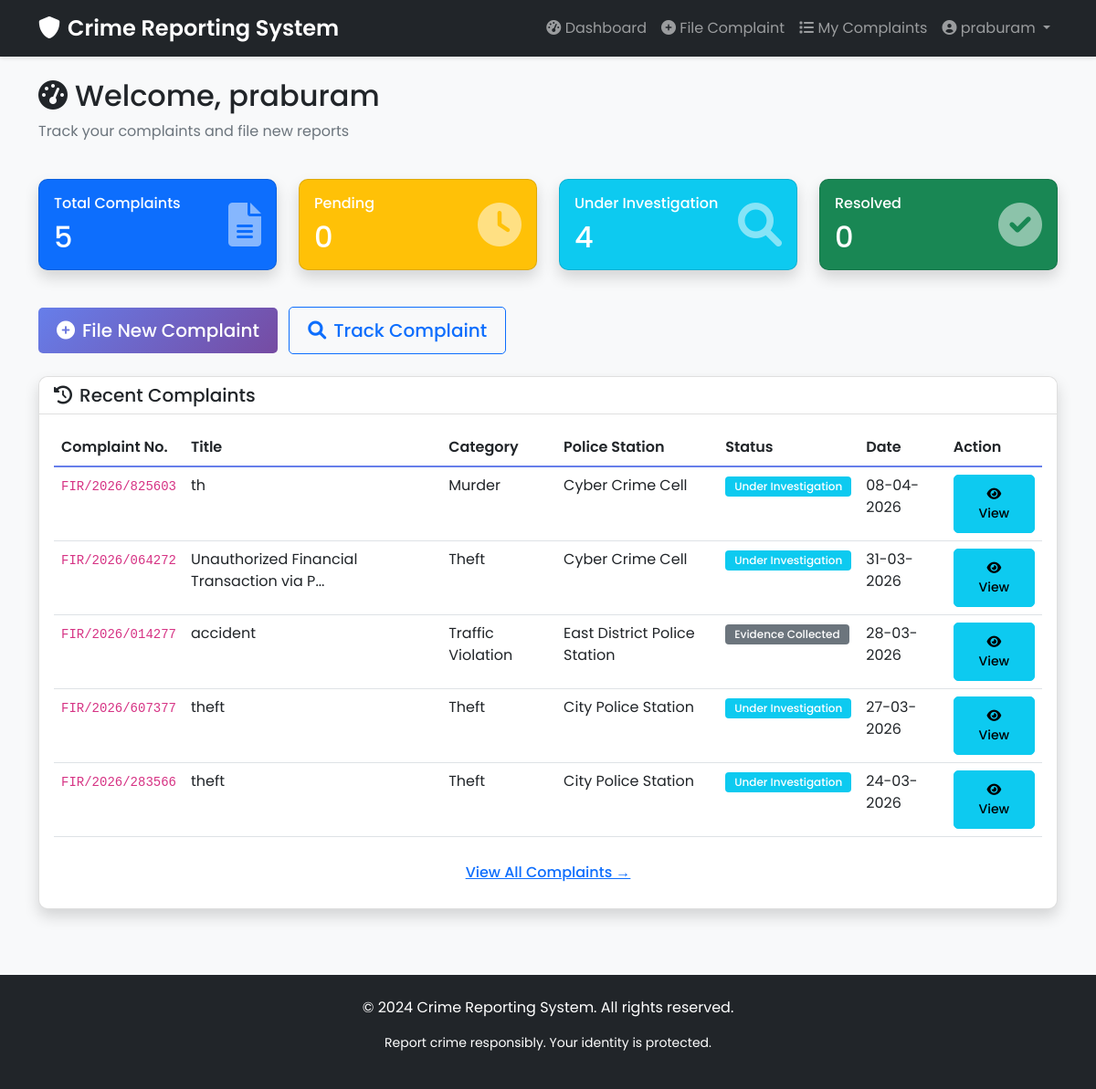
The page /dashboard (signed in) on the database its author committed.
### app/models.py (models this page shows, shortened)
class User(UserMixin, db.Model):
    id = db.Column(db.Integer, primary_key=True)
    username = db.Column(db.String(80), unique=True, nullable=False)
    email = db.Column(db.String(120), unique=True, nullable=False)
    password_hash = db.Column(db.String(200), nullable=False)
    full_name = db.Column(db.String(100))
    phone = db.Column(db.String(20))
    aadhar_number = db.Column(db.String(12), unique=True)
    is_admin = db.Column(db.Boolean, default=False)
    is_active = db.Column(db.Boolean, default=True)
    created_at = db.Column(db.DateTime, default=datetime.utcnow)
    reports = db.relationship('Report', backref='complainant', lazy=True)

class Report(db.Model):
    id = db.Column(db.Integer, primary_key=True)
    complaint_number = db.Column(db.String(20), unique=True, nullable=False)
    user_id = db.Column(db.Integer, db.ForeignKey('user.id'), nullable=False)
    title = db.Column(db.String(200), nullable=False)
    description = db.Column(db.Text, nullable=False)
    crime_category = db.Column(db.String(50), nullable=False)
    incident_date = db.Column(db.DateTime, nullable=False)
    incident_location = db.Column(db.String(200), nullable=False)
    police_station = db.Column(db.String(100), nullable=False)
    evidence_file = db.Column(db.String(200))
    status = db.Column(db.String(20), default='Pending')
    status_updated_at = db.Column(db.DateTime, default=datetime.utcnow)
    assigned_officer = db.Column(db.String(100))
    created_at = db.Column(db.DateTime, default=datetime.utcnow)
    updated_at = db.Column(db.DateTime, default=datetime.utcnow, onupdate=datetime.utcnow)
    admin_remarks = db.Column(db.Text)

### app/routes/user.py (the view)
@bp.route('/dashboard')
@login_required
def dashboard():
    if current_user.is_admin:
        return redirect(url_for('admin.dashboard'))
    recent_reports = Report.query.filter_by(user_id=current_user.id).order_by(Report.created_at.desc()).limit(5).all()
    total_reports = Report.query.filter_by(user_id=current_user.id).count()
    pending_count = Report.query.filter_by(user_id=current_user.id, status='Pending').count()
    investigating_count = Report.query.filter_by(user_id=current_user.id, status='Under Investigation').count()
    resolved_count = Report.query.filter_by(user_id=current_user.id, status='Resolved').count()
    return render_template('dashboard/user_dashboard.html',
                         title='Dashboard',
                         recent_reports=recent_reports,
                         total_reports=total_reports,
                         pending_count=pending_count,
                         investigating_count=investigating_count,
                         resolved_count=resolved_count)

### app/models.py (called while the page is built)
@login_manager.user_loader
def load_user(user_id):
    return User.query.get(int(user_id))

### app/templates/dashboard/user_dashboard.html
{% extends "base.html" %}
{% block content %}
<div class="container-fluid bg-light py-4">
    <div class="container">
        <div class="row mb-4">
            <div class="col-12">
                <h2><i class="fas fa-tachometer-alt me-2"></i>Welcome, {{ current_user.full_name }}</h2>
                <p class="text-muted">Track your complaints and file new reports</p>
            </div>
        </div>
        <div class="row mb-4">
            <div class="col-md-3 mb-3">
                <div class="card bg-primary text-white shadow">
                    <div class="card-body">
                        <div class="d-flex justify-content-between align-items-center">
                            <div>
                                <h6 class="card-title">Total Complaints</h6>
                                <h2 class="mb-0">{{ total_reports }}</h2>
                            </div>
                            <i class="fas fa-file-alt fa-3x opacity-50"></i>
                        </div>
                    </div>
                </div>
            </div>
            <div class="col-md-3 mb-3">
                <div class="card bg-warning text-white shadow">
                    <div class="card-body">
                        <div class="d-flex justify-content-between align-items-center">
                            <div>
                                <h6 class="card-title">Pending</h6>
                                <h2 class="mb-0">{{ pending_count }}</h2>
                            </div>
                            <i class="fas fa-clock fa-3x opacity-50"></i>
                        </div>
                    </div>
                </div>
            </div>
            <div class="col-md-3 mb-3">
                <div class="card bg-info text-white shadow">
                    <div class="card-body">
                        <div class="d-flex justify-content-between align-items-center">
                            <div>
                                <h6 class="card-title">Under Investigation</h6>
                                <h2 class="mb-0">{{ investigating_count }}</h2>
                            </div>
                            <i class="fas fa-search fa-3x opacity-50"></i>
                        </div>
                    </div>
                </div>
            </div>
            <div class="col-md-3 mb-3">
                <div class="card bg-success text-white shadow">
                    <div class="card-body">
                        <div class="d-flex justify-content-between align-items-center">
                            <div>
                                <h6 class="card-title">Resolved</h6>
                                <h2 class="mb-0">{{ resolved_count }}</h2>
                            </div>
                            <i class="fas fa-check-circle fa-3x opacity-50"></i>
                        </div>
                    </div>
                </div>
            </div>
        </div>
        <div class="row mb-4">
            <div class="col-12">
                <a href="{{ url_for('user.submit_report') }}" class="btn btn-primary btn-lg">
                    <i class="fas fa-plus-circle me-2"></i>File New Complaint
                </a>
                <a href="{{ url_for('user.track_report') }}" class="btn btn-outline-primary btn-lg ms-2">
                    <i class="fas fa-search me-2"></i>Track Complaint
                </a>
            </div>
        </div>
        <div class="row">
            <div class="col-12">
                <div class="card shadow">
                    <div class="card-header bg-white">
                        <h5 class="mb-0"><i class="fas fa-history me-2"></i>Recent Complaints</h5>
                    </div>
                    <div class="card-body">
                        {% if recent_reports %}
                            <div class="table-responsive">
                                <table class="table table-hover">
                                    <thead>
                                        <tr>
                                            <th>Complaint No.</th>
                                            <th>Title</th>
                                            <th>Category</th>
                                            <th>Police Station</th>
                                            <th>Status</th>
                                            <th>Date</th>
                                            <th>Action</th>
                                        </tr>
                                    </thead>
                                    <tbody>
                                        {% for report in recent_reports %}
                                        <tr>
                                            <td><code>{{ report.complaint_number }}</code></td>
                                            <td>{{ report.title[:40] }}{% if report.title|length > 40 %}...{% endif %}</td>
                                            <td>{{ report.crime_category }}</td>
                                            <td>{{ report.police_station }}</td>
                                            <td>
                                                {% if report.status == 'Pending' %}
                                                    <span class="badge bg-warning">Pending</span>
                                                {% elif report.status == 'Under Investigation' %}
                                                    <span class="badge bg-info">Under Investigation</span>
                                                {% elif report.status == 'Resolved' %}
                                                    <span class="badge bg-success">Resolved</span>
                                                {% elif report.status == 'Rejected' %}
                                                    <span class="badge bg-danger">Rejected</span>
                                                {% else %}
                                                    <span class="badge bg-secondary">{{ report.status }}</span>
                                                {% endif %}
                                            </td>
                                            <td>{{ report.created_at.strftime('%d-%m-%Y') }}</td>
                                            <td>
                                                <a href="{{ url_for('user.report_detail', report_id=report.id) }}" class="btn btn-sm btn-info">
                                                    <i class="fas fa-eye"></i> View
                                                </a>
                                            </td>
                                        </tr>
                                        {% endfor %}
                                    </tbody>
                                </table>
                            </div>
                            <div class="text-center mt-3">
                                <a href="{{ url_for('user.my_reports') }}" class="btn btn-link">View All Complaints →</a>
                            </div>
                        {% else %}
                            <div class="text-center py-5">
                                <i class="fas fa-inbox fa-3x text-muted mb-3"></i>
                                <p>No complaints filed yet.</p>
                                <a href="{{ url_for('user.submit_report') }}" class="btn btn-primary">File Your First Complaint</a>
                            </div>
                        {% endif %}
                    </div>
                </div>
            </div>
        </div>
    </div>
</div>
{% endblock %}

### app/templates/base.html (shortened to what this page needs)
<!DOCTYPE html>
<html lang="en">
<head>
    <link href="https://cdn.jsdelivr.net/npm/bootstrap@5.1.3/dist/css/bootstrap.min.css" rel="stylesheet">
    <link rel="stylesheet" href="https://cdnjs.cloudflare.com/ajax/libs/font-awesome/6.0.0/css/all.min.css">
    <link rel="stylesheet" href="{{ url_for('static', filename='css/style.css') }}">
</head>
<body>
    <nav class="navbar navbar-expand-lg navbar-dark bg-dark">
        <div class="container">
            <a class="navbar-brand" href="{{ url_for('auth.index') }}">
                <i class="fas fa-shield-alt me-2"></i>Crime Reporting System
            </a>
            <div class="collapse navbar-collapse" id="navbarNav">
                <ul class="navbar-nav ms-auto">
                    {% if current_user.is_authenticated %}
                        <li class="nav-item">
                            <a class="nav-link" href="{{ url_for('user.dashboard') if not current_user.is_admin else url_for('admin.dashboard') }}">
                                <i class="fas fa-tachometer-alt"></i> Dashboard
                            </a>
                        </li>
                        {% if not current_user.is_admin %}
                            <li class="nav-item">
                                <a class="nav-link" href="{{ url_for('user.submit_report') }}">
                                    <i class="fas fa-plus-circle"></i> File Complaint
                                </a>
                            </li>
                            <li class="nav-item">
                                <a class="nav-link" href="{{ url_for('user.my_reports') }}">
                                    <i class="fas fa-list"></i> My Complaints
                                </a>
                            </li>
                        {% endif %}
                        <li class="nav-item dropdown">
                            <a class="nav-link dropdown-toggle" href="#" id="userDropdown" role="button" data-bs-toggle="dropdown">
                                <i class="fas fa-user-circle"></i> {{ current_user.username }}
                            </a>
                        </li>
                    {% endif %}
                </ul>
            </div>
        </div>
    </nav>
    <main>
        {% block content %}{% endblock %}
    </main>
    <footer class="bg-dark text-white mt-5 py-4">
        <div class="container text-center">
            <p>&copy; 2024 Crime Reporting System. All rights reserved.</p>
            <p class="small">Report crime responsibly. Your identity is protected.</p>
        </div>
    </footer>
</body>
</html>

### app/static/css/style.css (style rules this page uses)
:root { --primary-color: #667eea; --secondary-color: #764ba2; --danger-color: #dc3545; --success-color: #28a745; --warning-color: #ffc107; --info-color: #17a2b8; }
body { font-family: 'Poppins', sans-serif; background-color: #f8f9fa; min-height: 100vh; display: flex; flex-direction: column; }
main { flex: 1; }
.navbar { box-shadow: 0 2px 4px rgba(0,0,0,0.1); }
.navbar-brand { font-weight: 600; font-size: 1.5rem; }
.card { border-radius: 10px; transition: transform 0.3s, box-shadow 0.3s; }
.card-header { border-radius: 10px 10px 0 0 !important; font-weight: 600; }
.btn { border-radius: 5px; padding: 10px 20px; font-weight: 500; transition: all 0.3s; }
.btn-primary { background: linear-gradient(135deg, var(--primary-color), var(--secondary-color)); border: none; }
.table { margin-bottom: 0; }
.table thead th { border-bottom: 2px solid var(--primary-color); font-weight: 600; }
.badge { padding: 5px 10px; font-weight: 500; }
.card, .alert { animation: fadeIn 0.5s ease-out; }

### rows shown on the page
User: username "praburam", full_name "praburam"
Report: complaint_number "FIR/2026/825603", title "th", crime_category "Murder", police_station "Cyber Crime Cell", shows "Under Investigation", created_at "08-04-2026"
Report: complaint_number "FIR/2026/064272", title "Unauthorized Financial Transaction via P", crime_category "Theft", police_station "Cyber Crime Cell", shows "Under Investigation", created_at "31-03-2026"
Report: complaint_number "FIR/2026/014277", title "accident", crime_category "Traffic Violation", police_station "East District Police Station", status "Evidence Collected", created_at "28-03-2026"
Report: complaint_number "FIR/2026/607377", title "theft", crime_category "Theft", police_station "City Police Station", shows "Under Investigation", created_at "27-03-2026"
Report: complaint_number "FIR/2026/283566", title "theft", crime_category "Theft", police_station "City Police Station", shows "Under Investigation", created_at "24-03-2026"

### other values the page prints
{{ total_reports }} "5"
{{ pending_count }} "0"
{{ investigating_count }} "4"
{{ resolved_count }} "0"
